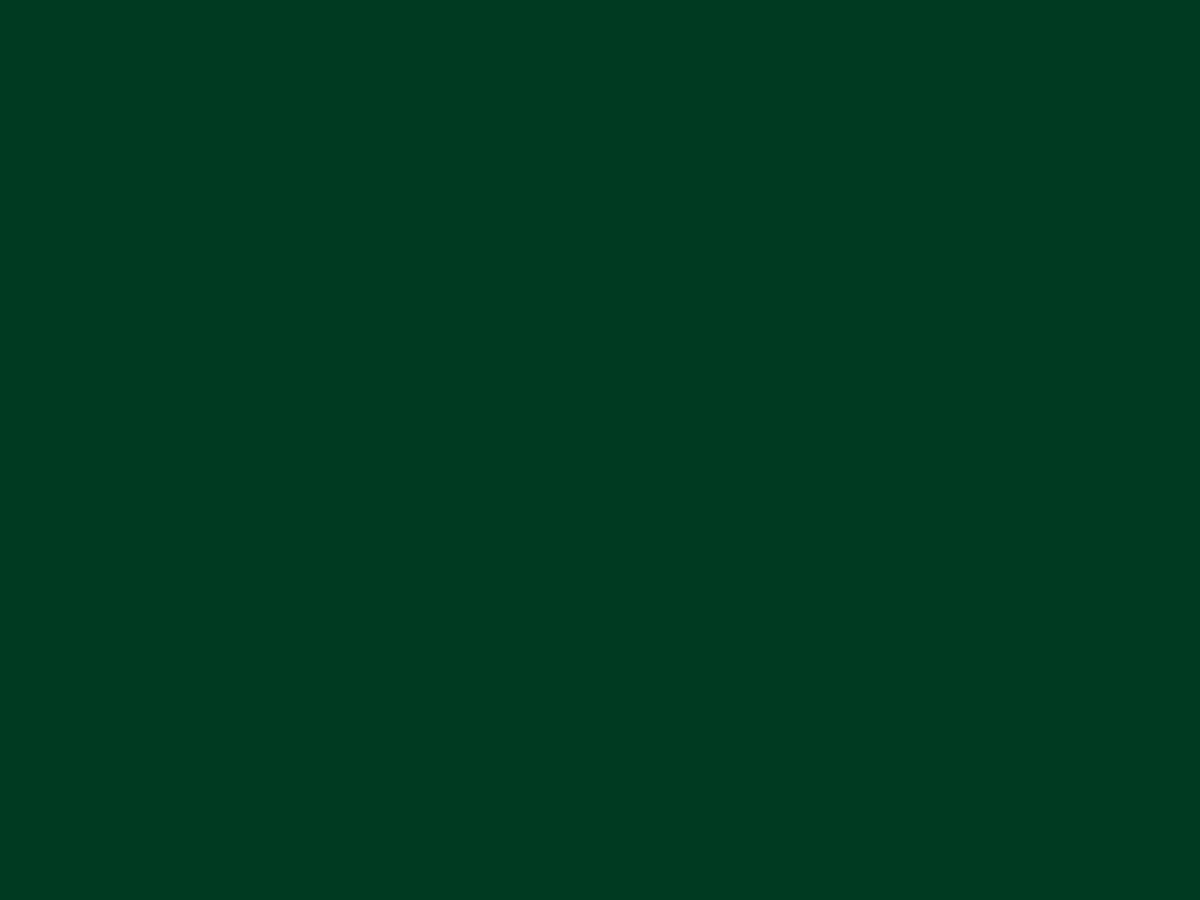
Frame 1 (no input)
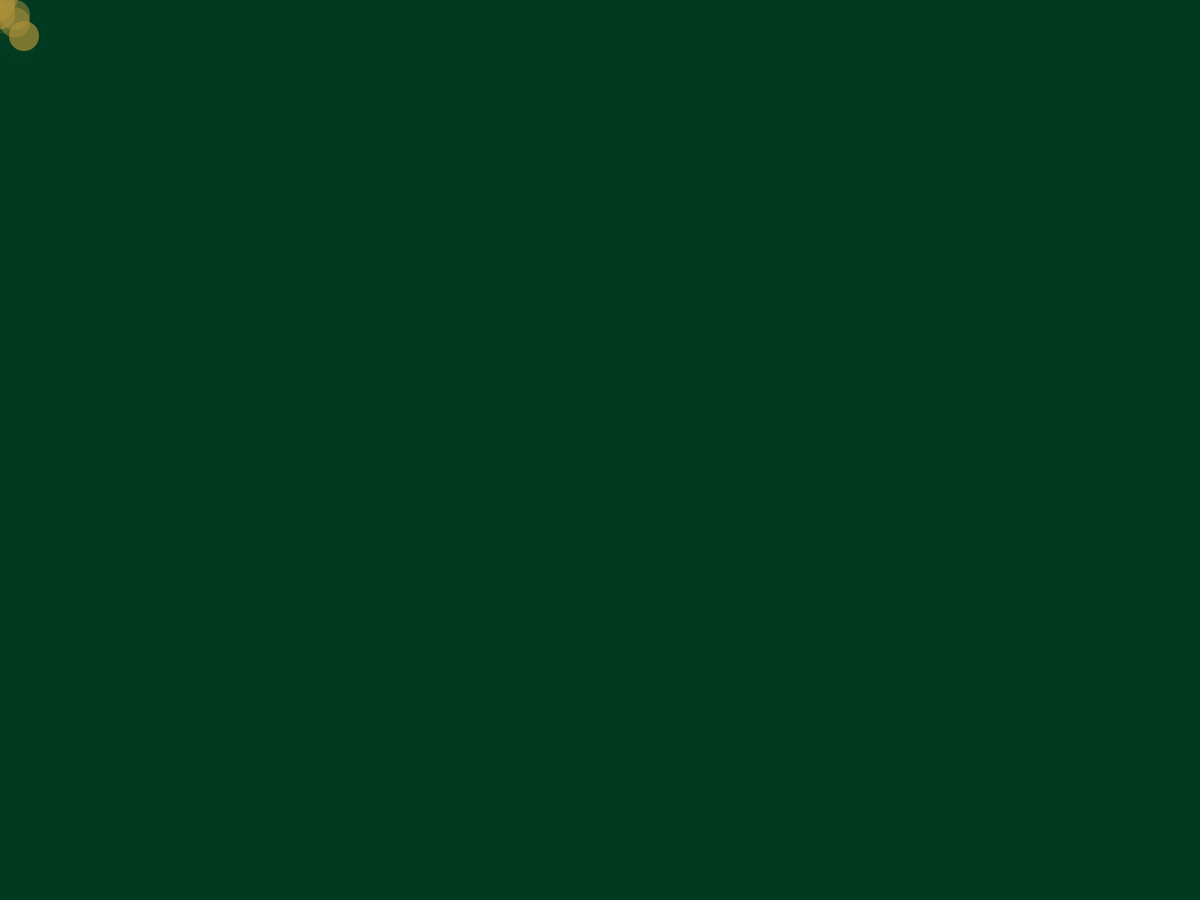
Frame 60 (the mouse pressed at the canvas centre just before this capture)
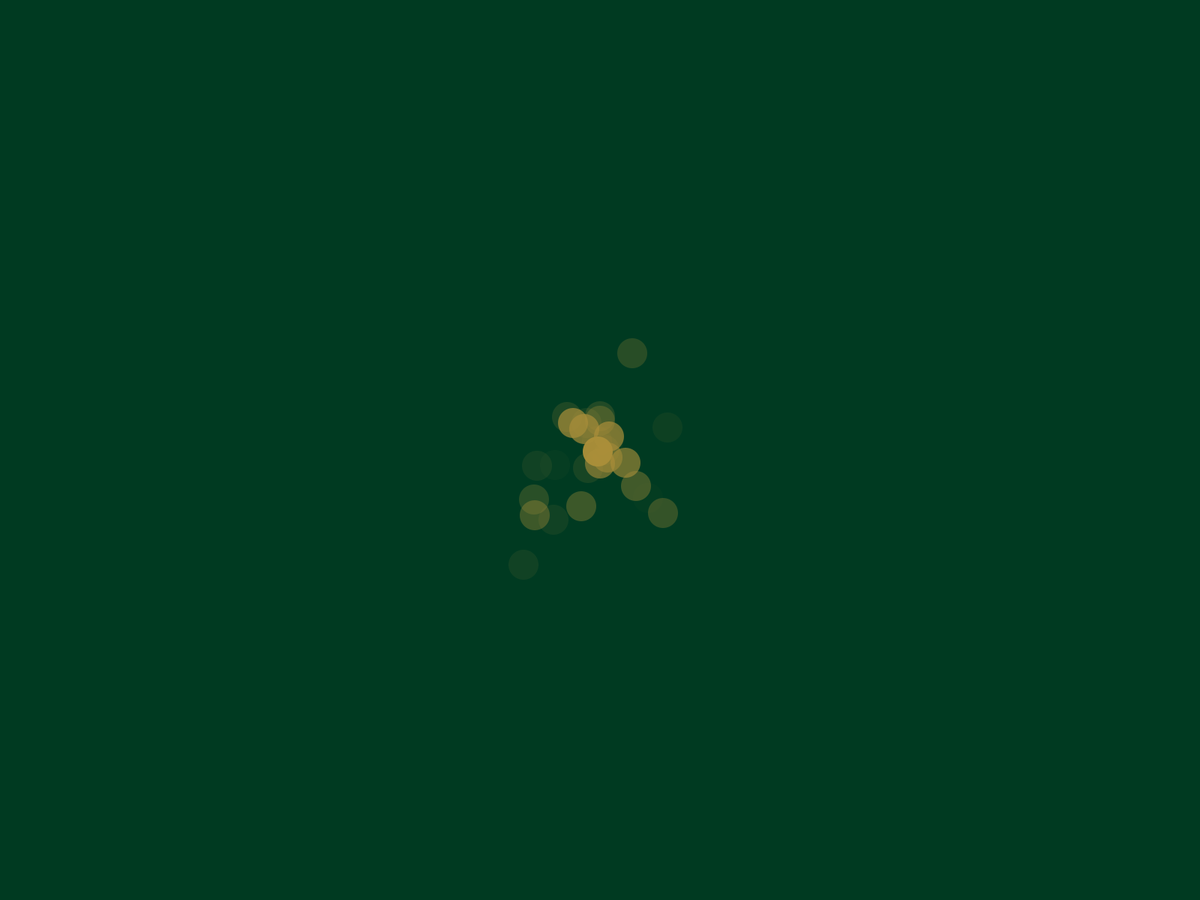
Frame 120 (the mouse held since frame 60 and released just before this capture)

The Processing sketch that drew these frames (run headless with seeded random() and noise(); from frame 60 on, the mouse is pressed at the canvas centre):

// Processing sketch: TouchCircles
// ── TouchCircles.pde
/*
41,70,109 blue
0,58,33 green
170,142,57 yellow
*/
final int SIZE = 40;
final int NUM_SPAWN = 5;
ParticleSystem ps;

void setup()
{
  fullScreen();
  background(41,70,109);
  noStroke();
  smooth();
  ps = new ParticleSystem(2000);
}

void draw()
{
  background(0,58,33);
  ps.run();
  ps.activate(mouseX, mouseY);
}

void mousePressed()
{
  for(int i=0; i<NUM_SPAWN; i++)
  {
    ps.activate(mouseX, mouseY);
  }
}
void mouseDragged()
{
  ps.activate(mouseX, mouseY);
}
// ── Particle.pde
class Particle
{
  int x,y;
  int timer;
  int index;
  int stopTimer;
  int speedX, speedY;
  boolean alive;
  
  Particle()
  {
    timer = int(random(1,255));
    speedX = int(random(8))-4;
    speedY = int(random(8))-4;
  }
  
  void run()
  {
    if(!alive) return;
      
    update();
    display();
  }
  
  void update()
  {
    x += speedX;
    y += speedY;

    if (timer > 0)
    {
      timer -= 4;
    } else {
      alive = false;
    }
  }
  
  void display()
  {
    fill(170,142,57,timer);
    ellipse(x,y,SIZE,SIZE);
  }
  
  
}
// ── ParticleSystem.pde
class ParticleSystem
{
  ArrayList particles;
  int currentIndex = 0;
  
  ParticleSystem(int size)
  {
    particles = new ArrayList();
    for(int i=0; i<size;i++)
    {
      particles.add(new Particle());
    }
  }
  
  void run()
  {
    for (int i=0; i < particles.size(); i++)
    {
      Particle p = (Particle) particles.get(i);
      p.run();
    }
  }
  
  void activate(int xx, int yy)
  {
    Particle p = (Particle) particles.get(currentIndex);
    p.x = xx;
    p.y = yy;
    p.alive = true;
    p.timer = int(random(1,255));
    currentIndex++;
    if(currentIndex >= particles.size())
    {
      currentIndex = 0;
    }
  }
  
}
